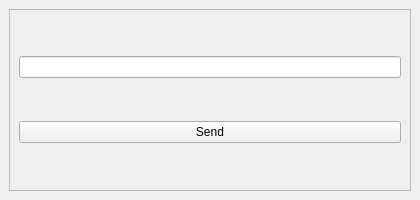
<?xml version="1.0" encoding="UTF-8"?>
<ui version="4.0">
 <class>MainWindow</class>
 <widget class="QMainWindow" name="MainWindow">
  <property name="geometry">
   <rect>
    <x>0</x>
    <y>0</y>
    <width>420</width>
    <height>200</height>
   </rect>
  </property>
  <property name="minimumSize">
   <size>
    <width>420</width>
    <height>200</height>
   </size>
  </property>
  <property name="maximumSize">
   <size>
    <width>420</width>
    <height>200</height>
   </size>
  </property>
  <property name="windowTitle">
   <string>MainWindow</string>
  </property>
  <widget class="QWidget" name="centralwidget">
   <layout class="QGridLayout" name="gridLayout">
    <item row="0" column="0">
     <widget class="QFrame" name="frame">
      <property name="frameShape">
       <enum>QFrame::StyledPanel</enum>
      </property>
      <property name="frameShadow">
       <enum>QFrame::Raised</enum>
      </property>
      <layout class="QVBoxLayout" name="verticalLayout">
       <item>
        <widget class="QLineEdit" name="_txn_friend_name"/>
       </item>
       <item>
        <widget class="QPushButton" name="_btn_send">
         <property name="text">
          <string>Send</string>
         </property>
        </widget>
       </item>
      </layout>
     </widget>
    </item>
   </layout>
  </widget>
 </widget>
 <resources/>
 <connections/>
</ui>
